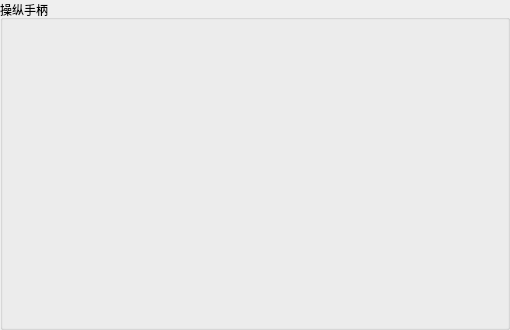
             <widget class="QGroupBox" name="groupBox">
              <property name="sizePolicy">
               <sizepolicy hsizetype="Minimum" vsizetype="MinimumExpanding">
                <horstretch>0</horstretch>
                <verstretch>0</verstretch>
               </sizepolicy>
              </property>
              <property name="maximumSize">
               <size>
                <width>16777215</width>
                <height>16777215</height>
               </size>
              </property>
              <property name="title">
               <string>操纵手柄</string>
              </property>
              <widget class="QLabel" name="label_37">
               <property name="enabled">
                <bool>true</bool>
               </property>
               <property name="geometry">
                <rect>
                 <x>10</x>
                 <y>10</y>
                 <width>491</width>
                 <height>311</height>
                </rect>
               </property>
               <property name="sizePolicy">
                <sizepolicy hsizetype="Maximum" vsizetype="Maximum">
                 <horstretch>0</horstretch>
                 <verstretch>0</verstretch>
                </sizepolicy>
               </property>
               <property name="maximumSize">
                <size>
                 <width>16777215</width>
                 <height>16777215</height>
                </size>
               </property>
               <property name="styleSheet">
                <string notr="true"/>
               </property>
               <property name="text">
                <string/>
               </property>
               <property name="textFormat">
                <enum>Qt::RichText</enum>
               </property>
               <property name="pixmap">
                <pixmap resource="Image.qrc">:/Image/Image/gamehandle.png</pixmap>
               </property>
               <property name="scaledContents">
                <bool>true</bool>
               </property>
              </widget>
              <widget class="QPushButton" name="pushButton_W">
               <property name="geometry">
                <rect>
                 <x>100</x>
                 <y>50</y>
                 <width>51</width>
                 <height>41</height>
                </rect>
               </property>
               <property name="sizePolicy">
                <sizepolicy hsizetype="Minimum" vsizetype="Minimum">
                 <horstretch>0</horstretch>
                 <verstretch>0</verstretch>
                </sizepolicy>
               </property>
               <property name="text">
                <string/>
               </property>
               <property name="checkable">
                <bool>false</bool>
               </property>
               <property name="autoRepeat">
                <bool>false</bool>
               </property>
               <property name="autoDefault">
                <bool>false</bool>
               </property>
               <property name="default">
                <bool>false</bool>
               </property>
               <property name="flat">
                <bool>true</bool>
               </property>
              </widget>
              <widget class="QPushButton" name="pushButton_X">
               <property name="geometry">
                <rect>
                 <x>100</x>
                 <y>130</y>
                 <width>51</width>
                 <height>41</height>
                </rect>
               </property>
               <property name="sizePolicy">
                <sizepolicy hsizetype="Minimum" vsizetype="Minimum">
                 <horstretch>0</horstretch>
                 <verstretch>0</verstretch>
                </sizepolicy>
               </property>
               <property name="text">
                <string/>
               </property>
               <property name="checkable">
                <bool>false</bool>
               </property>
               <property name="autoRepeat">
                <bool>false</bool>
               </property>
               <property name="autoDefault">
                <bool>false</bool>
               </property>
               <property name="default">
                <bool>false</bool>
               </property>
               <property name="flat">
                <bool>true</bool>
               </property>
              </widget>
              <widget class="QPushButton" name="pushButton_A">
               <property name="geometry">
                <rect>
                 <x>60</x>
                 <y>90</y>
                 <width>41</width>
                 <height>41</height>
                </rect>
               </property>
               <property name="sizePolicy">
                <sizepolicy hsizetype="Minimum" vsizetype="Minimum">
                 <horstretch>0</horstretch>
                 <verstretch>0</verstretch>
                </sizepolicy>
               </property>
               <property name="text">
                <string/>
               </property>
               <property name="checkable">
                <bool>false</bool>
               </property>
               <property name="autoRepeat">
                <bool>false</bool>
               </property>
               <property name="autoDefault">
                <bool>false</bool>
               </property>
               <property name="default">
                <bool>false</bool>
               </property>
               <property name="flat">
                <bool>true</bool>
               </property>
              </widget>
              <widget class="QPushButton" name="pushButton_I">
               <property name="geometry">
                <rect>
                 <x>360</x>
                 <y>50</y>
                 <width>51</width>
                 <height>41</height>
                </rect>
               </property>
               <property name="sizePolicy">
                <sizepolicy hsizetype="Minimum" vsizetype="Minimum">
                 <horstretch>0</horstretch>
                 <verstretch>0</verstretch>
                </sizepolicy>
               </property>
               <property name="text">
                <string/>
               </property>
               <property name="checkable">
                <bool>false</bool>
               </property>
               <property name="autoRepeat">
                <bool>false</bool>
               </property>
               <property name="autoDefault">
                <bool>false</bool>
               </property>
               <property name="default">
                <bool>false</bool>
               </property>
               <property name="flat">
                <bool>true</bool>
               </property>
              </widget>
              <widget class="QPushButton" name="pushButton_J">
               <property name="geometry">
                <rect>
                 <x>320</x>
                 <y>90</y>
                 <width>41</width>
                 <height>41</height>
                </rect>
               </property>
               <property name="sizePolicy">
                <sizepolicy hsizetype="Minimum" vsizetype="Minimum">
                 <horstretch>0</horstretch>
                 <verstretch>0</verstretch>
                </sizepolicy>
               </property>
               <property name="text">
                <string/>
               </property>
               <property name="checkable">
                <bool>false</bool>
               </property>
               <property name="autoRepeat">
                <bool>false</bool>
               </property>
               <property name="autoDefault">
                <bool>false</bool>
               </property>
               <property name="default">
                <bool>false</bool>
               </property>
               <property name="flat">
                <bool>true</bool>
               </property>
              </widget>
              <widget class="QPushButton" name="pushButton_L">
               <property name="geometry">
                <rect>
                 <x>410</x>
                 <y>90</y>
                 <width>41</width>
                 <height>41</height>
                </rect>
               </property>
               <property name="sizePolicy">
                <sizepolicy hsizetype="Minimum" vsizetype="Minimum">
                 <horstretch>0</horstretch>
                 <verstretch>0</verstretch>
                </sizepolicy>
               </property>
               <property name="text">
                <string/>
               </property>
               <property name="checkable">
                <bool>false</bool>
               </property>
               <property name="autoRepeat">
                <bool>false</bool>
               </property>
               <property name="autoDefault">
                <bool>false</bool>
               </property>
               <property name="default">
                <bool>false</bool>
               </property>
               <property name="flat">
                <bool>true</bool>
               </property>
              </widget>
              <widget class="QPushButton" name="pushButton_M">
               <property name="geometry">
                <rect>
                 <x>360</x>
                 <y>130</y>
                 <width>51</width>
                 <height>41</height>
                </rect>
               </property>
               <property name="sizePolicy">
                <sizepolicy hsizetype="Minimum" vsizetype="Minimum">
                 <horstretch>0</horstretch>
                 <verstretch>0</verstretch>
                </sizepolicy>
               </property>
               <property name="text">
                <string/>
               </property>
               <property name="checkable">
                <bool>false</bool>
               </property>
               <property name="autoRepeat">
                <bool>false</bool>
               </property>
               <property name="autoDefault">
                <bool>false</bool>
               </property>
               <property name="default">
                <bool>false</bool>
               </property>
               <property name="flat">
                <bool>true</bool>
               </property>
              </widget>
              <widget class="QPushButton" name="pushButton_D">
               <property name="geometry">
                <rect>
                 <x>150</x>
                 <y>90</y>
                 <width>41</width>
                 <height>41</height>
                </rect>
               </property>
               <property name="sizePolicy">
                <sizepolicy hsizetype="Minimum" vsizetype="Minimum">
                 <horstretch>0</horstretch>
                 <verstretch>0</verstretch>
                </sizepolicy>
               </property>
               <property name="text">
                <string/>
               </property>
               <property name="checkable">
                <bool>false</bool>
               </property>
               <property name="autoRepeat">
                <bool>false</bool>
               </property>
               <property name="autoDefault">
                <bool>false</bool>
               </property>
               <property name="default">
                <bool>false</bool>
               </property>
               <property name="flat">
                <bool>true</bool>
               </property>
              </widget>
             </widget>
